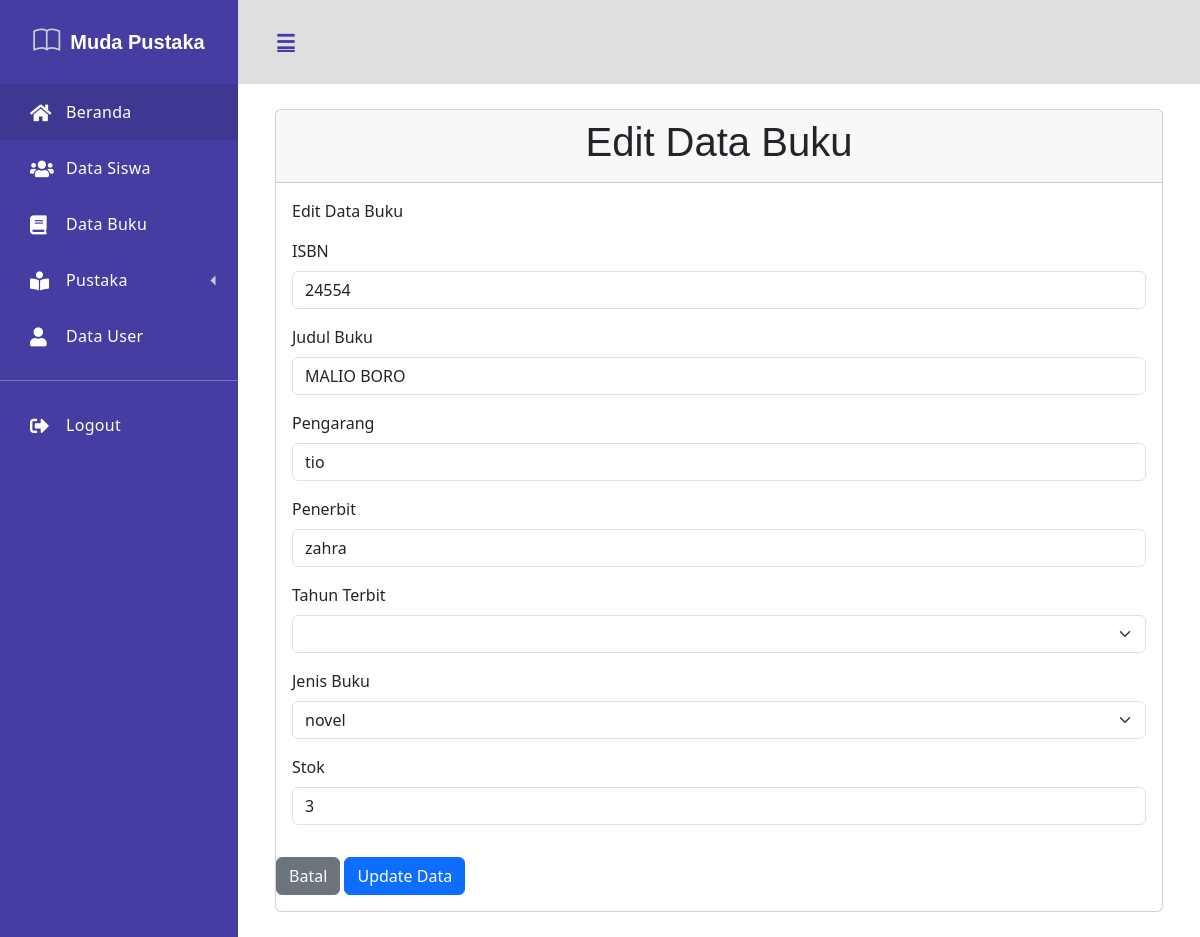
Screenshot of /media.php?module=edit-buku&id=24554 (signed in) with the database file from the repository.
### tables this page shows
CREATE TABLE `muida_buku` (
  `isbn` varchar(25) NOT NULL,
  `judul_buku` varchar(100) NOT NULL,
  `pengarang` varchar(50) NOT NULL,
  `penerbit` varchar(50) NOT NULL,
  `tahun_terbit` int(4) NOT NULL,
  `jenis_buku` varchar(25) NOT NULL,
  `stok` int(11) NOT NULL
);

### module/buku/buku-update.php (the view, shortened to what this page needs)
<?php
$query = "SELECT * FROM muida_buku";
$conn  = mysqli_query($connection, $query);
$data  = mysqli_fetch_array($conn);
?>
<div class='card'>
    <div class='card-header'>
        <h1>Edit Data Buku</h1>
    </div>
    <div class='card-body'>
        <p>Edit Data Buku</p>
        <form action="module/buku/aksi.php?module=buku&act=update" method="post">
            <div class="mb-3">
                    <label for="isbn" class="form-label">ISBN</label>
                    <input type="text" name="isbn" id="" class="form-control" value="<?= $data['isbn']; ?>" readonly>
                </div>
            <div class="mb-3">
                    <label for="judul_buku" class="form-label">Judul Buku</label>
                    <input type="text" name="judul_buku" id="" class="form-control" value="<?= $data['judul_buku']; ?>">
                </div>
                <div class="mb-3">
                        <label for="pengarang" class="form-label">Pengarang</label>
                        <input type="text" name="pengarang" id="" class="form-control" value="<?= $data['pengarang']; ?>">
                    </div>
                    <div class="mb-3">
                        <label for="penerbit" class="form-label">Penerbit</label>
                        <input type="text" name="penerbit" id="" class="form-control" value="<?= $data['penerbit']; ?>">
                    </div>
            <div class="mb-3">
                    <label for="tahun_terbit" class="form-label">Tahun Terbit</label>
                    <select name="tahun_terbit" class="form-select">
                        <option value=""></option>
                        <option value="2017">2017</option>
                    </select>
            </div>
            <div class="mb-3">
                    <label for="jenis_buku" class="form-label">Jenis Buku</label>
                    <select name="jenis_buku" class="form-select">
                    <option value="<?= $data['jenis_buku']; ?>" selected><?= $data['jenis_buku'];?></option>
                    </select>
            </div>
            <div class="mb-3">
                    <label for="stok" class="form-label">Stok</label>
                    <input type="text" name="stok" class="form-control" value="<?= $data['stok']; ?>">
                </div>
            </div>
            <div class="mb-3">
                <a href="?module=buku" class="btn btn-secondary">Batal</a>
                <button type="submit" class="btn btn-primary">Update Data</button>
            </div>
    </div>
</div>

### assets/style.css (style rules this page uses)
:root { --font-family-sans-serif: "Open Sans", -apple-system, BlinkMacSystemFont, "Segoe UI", Roboto, "Helvetica Neue", Arial, sans-serif, "Apple Color Emoji", "Segoe UI Emoji", "Segoe UI Symbol", "Noto Color Emoji"; }
*, *::before, *::after { -webkit-box-sizing: border-box; box-sizing: border-box; }
html { font-family: sans-serif; line-height: 1.15; -webkit-text-size-adjust: 100%; -webkit-tap-highlight-color: rgba(0, 0, 0, 0); }
body { margin: 0; font-family: "Open Sans", -apple-system, BlinkMacSystemFont, "Segoe UI", Roboto, "Helvetica Neue", Arial, sans-serif, "Apple Color Emoji", "Segoe UI Emoji", "Segoe UI Symbol", "Noto Color Emoji"; font-size: 1rem; font-weight: 400; line-height: 1.5; color: #515151; text-align: left; background-color: #e9edf4; }
h1, h2, h3, h4, h5, h6 { margin-top: 0; margin-bottom: 0.5rem; }
p { margin-top: 0; margin-bottom: 1rem; }
a { color: #3f84fc; text-decoration: none; background-color: transparent; }
h1, h2, h3, h4, h5, h6, .h1, .h2, .h3, .h4, .h5, .h6 { font-family: "Nunito", sans-serif; margin-bottom: 0.5rem; font-weight: 500; line-height: 1.2; }
h1, .h1 { font-size: 2.5rem; font-weight: normal; }
.card { position: relative; display: -webkit-box; display: -webkit-flex; display: -ms-flexbox; display: flex; -webkit-box-orient: vertical; -webkit-box-direction: normal; -webkit-flex-direction: column; -ms-flex-direction: column; flex-direction: column; min-width: 0; word-wrap: break-word; background-color: #fff; background-clip: border-box; border: 1px solid rgba(0, 0, 0, 0.125); border-radius: 0; }
.card-body { -webkit-box-flex: 1; -webkit-flex: 1 1 auto; -ms-flex: 1 1 auto; flex: 1 1 auto; padding: 1.25rem; }
.card-header { padding: 0.75rem 1.25rem; margin-bottom: 0; background-color: rgba(0, 0, 0, 0.03); border-bottom: 1px solid rgba(0, 0, 0, 0.125); text-align: center; }

### rows the page displays
muida_buku: isbn "24554", judul_buku "MALIO BORO", pengarang "tio", penerbit "zahra", jenis_buku "novel", stok "3"
